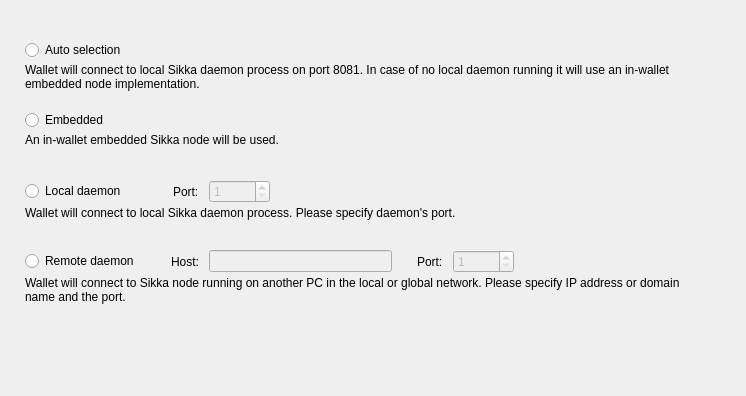
<?xml version="1.0" encoding="UTF-8"?>
<ui version="4.0">
 <class>ConnectionOptionsFrame</class>
 <widget class="QFrame" name="ConnectionOptionsFrame">
  <property name="geometry">
   <rect>
    <x>0</x>
    <y>0</y>
    <width>746</width>
    <height>396</height>
   </rect>
  </property>
  <property name="windowTitle">
   <string>Frame</string>
  </property>
  <property name="frameShape">
   <enum>QFrame::NoFrame</enum>
  </property>
  <property name="frameShadow">
   <enum>QFrame::Raised</enum>
  </property>
  <layout class="QVBoxLayout" name="verticalLayout_5">
   <property name="spacing">
    <number>0</number>
   </property>
   <property name="leftMargin">
    <number>25</number>
   </property>
   <property name="topMargin">
    <number>40</number>
   </property>
   <property name="rightMargin">
    <number>49</number>
   </property>
   <item>
    <widget class="QWidget" name="widget" native="true">
     <property name="sizePolicy">
      <sizepolicy hsizetype="Preferred" vsizetype="Fixed">
       <horstretch>0</horstretch>
       <verstretch>0</verstretch>
      </sizepolicy>
     </property>
     <property name="minimumSize">
      <size>
       <width>0</width>
       <height>70</height>
      </size>
     </property>
     <property name="maximumSize">
      <size>
       <width>16777215</width>
       <height>70</height>
      </size>
     </property>
     <layout class="QVBoxLayout" name="verticalLayout" stretch="0,1">
      <property name="spacing">
       <number>3</number>
      </property>
      <property name="leftMargin">
       <number>0</number>
      </property>
      <property name="topMargin">
       <number>0</number>
      </property>
      <property name="rightMargin">
       <number>0</number>
      </property>
      <property name="bottomMargin">
       <number>0</number>
      </property>
      <item>
       <widget class="QRadioButton" name="m_autoRadio">
        <property name="text">
         <string>Auto selection</string>
        </property>
        <attribute name="buttonGroup">
         <string notr="true">m_connectionButtonGroup</string>
        </attribute>
       </widget>
      </item>
      <item alignment="Qt::AlignTop">
       <widget class="WalletGui::WalletSmallGrayTextLabel" name="m_autoHelperLabel">
        <property name="text">
         <string>Wallet will connect to local Sikka daemon process on port 8081. In case of no local daemon running it will use an in-wallet embedded node implementation.</string>
        </property>
        <property name="alignment">
         <set>Qt::AlignLeading|Qt::AlignLeft|Qt::AlignTop</set>
        </property>
        <property name="wordWrap">
         <bool>true</bool>
        </property>
        <property name="indent">
         <number>0</number>
        </property>
       </widget>
      </item>
     </layout>
    </widget>
   </item>
   <item>
    <widget class="QWidget" name="widget_2" native="true">
     <property name="sizePolicy">
      <sizepolicy hsizetype="Preferred" vsizetype="Fixed">
       <horstretch>0</horstretch>
       <verstretch>0</verstretch>
      </sizepolicy>
     </property>
     <property name="minimumSize">
      <size>
       <width>0</width>
       <height>70</height>
      </size>
     </property>
     <property name="maximumSize">
      <size>
       <width>16777215</width>
       <height>70</height>
      </size>
     </property>
     <layout class="QVBoxLayout" name="verticalLayout_2" stretch="0,1">
      <property name="spacing">
       <number>3</number>
      </property>
      <property name="leftMargin">
       <number>0</number>
      </property>
      <property name="topMargin">
       <number>0</number>
      </property>
      <property name="rightMargin">
       <number>0</number>
      </property>
      <property name="bottomMargin">
       <number>0</number>
      </property>
      <item>
       <widget class="QRadioButton" name="m_embeddedRadio">
        <property name="text">
         <string>Embedded</string>
        </property>
        <attribute name="buttonGroup">
         <string notr="true">m_connectionButtonGroup</string>
        </attribute>
       </widget>
      </item>
      <item alignment="Qt::AlignTop">
       <widget class="WalletGui::WalletSmallGrayTextLabel" name="m_embeddedHelperLabel">
        <property name="text">
         <string>An in-wallet embedded Sikka node will be used.</string>
        </property>
        <property name="alignment">
         <set>Qt::AlignLeading|Qt::AlignLeft|Qt::AlignTop</set>
        </property>
        <property name="wordWrap">
         <bool>true</bool>
        </property>
        <property name="indent">
         <number>0</number>
        </property>
       </widget>
      </item>
     </layout>
    </widget>
   </item>
   <item>
    <widget class="QWidget" name="widget_3" native="true">
     <property name="sizePolicy">
      <sizepolicy hsizetype="Preferred" vsizetype="Fixed">
       <horstretch>0</horstretch>
       <verstretch>0</verstretch>
      </sizepolicy>
     </property>
     <property name="minimumSize">
      <size>
       <width>0</width>
       <height>70</height>
      </size>
     </property>
     <property name="maximumSize">
      <size>
       <width>16777215</width>
       <height>70</height>
      </size>
     </property>
     <layout class="QVBoxLayout" name="verticalLayout_3" stretch="0,1">
      <property name="spacing">
       <number>3</number>
      </property>
      <property name="leftMargin">
       <number>0</number>
      </property>
      <property name="topMargin">
       <number>0</number>
      </property>
      <property name="rightMargin">
       <number>0</number>
      </property>
      <property name="bottomMargin">
       <number>0</number>
      </property>
      <item>
       <layout class="QHBoxLayout" name="horizontalLayout">
        <property name="spacing">
         <number>10</number>
        </property>
        <item>
         <widget class="QRadioButton" name="m_localRadio">
          <property name="text">
           <string>Local daemon</string>
          </property>
          <attribute name="buttonGroup">
           <string notr="true">m_connectionButtonGroup</string>
          </attribute>
         </widget>
        </item>
        <item>
         <spacer name="horizontalSpacer">
          <property name="orientation">
           <enum>Qt::Horizontal</enum>
          </property>
          <property name="sizeType">
           <enum>QSizePolicy::Fixed</enum>
          </property>
          <property name="sizeHint" stdset="0">
           <size>
            <width>37</width>
            <height>20</height>
           </size>
          </property>
         </spacer>
        </item>
        <item>
         <widget class="QLabel" name="label">
          <property name="text">
           <string>Port:</string>
          </property>
         </widget>
        </item>
        <item alignment="Qt::AlignVCenter">
         <widget class="QSpinBox" name="m_localPortSpin">
          <property name="enabled">
           <bool>false</bool>
          </property>
          <property name="minimum">
           <number>1</number>
          </property>
          <property name="maximum">
           <number>65535</number>
          </property>
          <property name="value">
           <number>1</number>
          </property>
         </widget>
        </item>
        <item>
         <spacer name="horizontalSpacer_2">
          <property name="orientation">
           <enum>Qt::Horizontal</enum>
          </property>
          <property name="sizeHint" stdset="0">
           <size>
            <width>40</width>
            <height>20</height>
           </size>
          </property>
         </spacer>
        </item>
       </layout>
      </item>
      <item alignment="Qt::AlignTop">
       <widget class="WalletGui::WalletSmallGrayTextLabel" name="m_localHelperLabel">
        <property name="text">
         <string>Wallet will connect to local Sikka daemon process. Please specify daemon's port.</string>
        </property>
        <property name="alignment">
         <set>Qt::AlignLeading|Qt::AlignLeft|Qt::AlignTop</set>
        </property>
        <property name="wordWrap">
         <bool>true</bool>
        </property>
        <property name="indent">
         <number>0</number>
        </property>
       </widget>
      </item>
     </layout>
    </widget>
   </item>
   <item>
    <widget class="QWidget" name="widget_4" native="true">
     <property name="sizePolicy">
      <sizepolicy hsizetype="Preferred" vsizetype="Fixed">
       <horstretch>0</horstretch>
       <verstretch>0</verstretch>
      </sizepolicy>
     </property>
     <property name="minimumSize">
      <size>
       <width>0</width>
       <height>70</height>
      </size>
     </property>
     <property name="maximumSize">
      <size>
       <width>16777215</width>
       <height>70</height>
      </size>
     </property>
     <layout class="QVBoxLayout" name="verticalLayout_4" stretch="0,1">
      <property name="spacing">
       <number>3</number>
      </property>
      <property name="leftMargin">
       <number>0</number>
      </property>
      <property name="topMargin">
       <number>0</number>
      </property>
      <property name="rightMargin">
       <number>0</number>
      </property>
      <property name="bottomMargin">
       <number>0</number>
      </property>
      <item>
       <layout class="QHBoxLayout" name="horizontalLayout_2">
        <property name="spacing">
         <number>10</number>
        </property>
        <item>
         <widget class="QRadioButton" name="m_remoteRadio">
          <property name="text">
           <string>Remote daemon</string>
          </property>
          <attribute name="buttonGroup">
           <string notr="true">m_connectionButtonGroup</string>
          </attribute>
         </widget>
        </item>
        <item>
         <spacer name="horizontalSpacer_3">
          <property name="orientation">
           <enum>Qt::Horizontal</enum>
          </property>
          <property name="sizeType">
           <enum>QSizePolicy::Fixed</enum>
          </property>
          <property name="sizeHint" stdset="0">
           <size>
            <width>22</width>
            <height>20</height>
           </size>
          </property>
         </spacer>
        </item>
        <item>
         <widget class="QLabel" name="label_2">
          <property name="text">
           <string>Host:</string>
          </property>
         </widget>
        </item>
        <item>
         <widget class="QLineEdit" name="m_remoteHostEdit">
          <property name="enabled">
           <bool>false</bool>
          </property>
         </widget>
        </item>
        <item>
         <spacer name="horizontalSpacer_5">
          <property name="orientation">
           <enum>Qt::Horizontal</enum>
          </property>
          <property name="sizeType">
           <enum>QSizePolicy::Fixed</enum>
          </property>
          <property name="sizeHint" stdset="0">
           <size>
            <width>15</width>
            <height>20</height>
           </size>
          </property>
         </spacer>
        </item>
        <item>
         <widget class="QLabel" name="label_3">
          <property name="text">
           <string>Port:</string>
          </property>
         </widget>
        </item>
        <item alignment="Qt::AlignVCenter">
         <widget class="QSpinBox" name="m_remotePortSpin">
          <property name="enabled">
           <bool>false</bool>
          </property>
          <property name="minimum">
           <number>1</number>
          </property>
          <property name="maximum">
           <number>65535</number>
          </property>
          <property name="value">
           <number>1</number>
          </property>
         </widget>
        </item>
        <item>
         <spacer name="horizontalSpacer_4">
          <property name="orientation">
           <enum>Qt::Horizontal</enum>
          </property>
          <property name="sizeHint" stdset="0">
           <size>
            <width>40</width>
            <height>20</height>
           </size>
          </property>
         </spacer>
        </item>
       </layout>
      </item>
      <item alignment="Qt::AlignTop">
       <widget class="WalletGui::WalletSmallGrayTextLabel" name="m_remoteHelperLabel">
        <property name="text">
         <string>Wallet will connect to Sikka node running on another PC in the local or global network. Please specify IP address or domain name and the port.</string>
        </property>
        <property name="alignment">
         <set>Qt::AlignLeading|Qt::AlignLeft|Qt::AlignTop</set>
        </property>
        <property name="wordWrap">
         <bool>true</bool>
        </property>
        <property name="indent">
         <number>0</number>
        </property>
       </widget>
      </item>
     </layout>
    </widget>
   </item>
   <item>
    <spacer name="verticalSpacer">
     <property name="orientation">
      <enum>Qt::Vertical</enum>
     </property>
     <property name="sizeHint" stdset="0">
      <size>
       <width>665</width>
       <height>61</height>
      </size>
     </property>
    </spacer>
   </item>
  </layout>
 </widget>
 <customwidgets>
  <customwidget>
   <class>WalletGui::WalletSmallGrayTextLabel</class>
   <extends>QLabel</extends>
   <header>Gui/Common/WalletTextLabel.h</header>
  </customwidget>
 </customwidgets>
 <resources/>
 <connections>
  <connection>
   <sender>m_remoteHostEdit</sender>
   <signal>textChanged(QString)</signal>
   <receiver>ConnectionOptionsFrame</receiver>
   <slot>remoteHostNameChanged(QString)</slot>
   <hints>
    <hint type="sourcelabel">
     <x>390</x>
     <y>319</y>
    </hint>
    <hint type="destinationlabel">
     <x>372</x>
     <y>197</y>
    </hint>
   </hints>
  </connection>
  <connection>
   <sender>m_connectionButtonGroup</sender>
   <signal>buttonClicked(int)</signal>
   <receiver>ConnectionOptionsFrame</receiver>
   <slot>connectionButtonClicked(int)</slot>
   <hints>
    <hint type="sourcelabel">
     <x>-1</x>
     <y>-1</y>
    </hint>
    <hint type="destinationlabel">
     <x>372</x>
     <y>197</y>
    </hint>
   </hints>
  </connection>
  <connection>
   <sender>m_remoteRadio</sender>
   <signal>toggled(bool)</signal>
   <receiver>m_remoteHostEdit</receiver>
   <slot>setEnabled(bool)</slot>
   <hints>
    <hint type="sourcelabel">
     <x>88</x>
     <y>264</y>
    </hint>
    <hint type="destinationlabel">
     <x>312</x>
     <y>263</y>
    </hint>
   </hints>
  </connection>
  <connection>
   <sender>m_remoteRadio</sender>
   <signal>toggled(bool)</signal>
   <receiver>m_remotePortSpin</receiver>
   <slot>setEnabled(bool)</slot>
   <hints>
    <hint type="sourcelabel">
     <x>88</x>
     <y>264</y>
    </hint>
    <hint type="destinationlabel">
     <x>498</x>
     <y>263</y>
    </hint>
   </hints>
  </connection>
  <connection>
   <sender>m_localRadio</sender>
   <signal>toggled(bool)</signal>
   <receiver>m_localPortSpin</receiver>
   <slot>setEnabled(bool)</slot>
   <hints>
    <hint type="sourcelabel">
     <x>81</x>
     <y>194</y>
    </hint>
    <hint type="destinationlabel">
     <x>270</x>
     <y>193</y>
    </hint>
   </hints>
  </connection>
 </connections>
 <slots>
  <slot>remoteHostNameChanged(QString)</slot>
  <slot>connectionButtonClicked(int)</slot>
 </slots>
 <buttongroups>
  <buttongroup name="m_connectionButtonGroup"/>
 </buttongroups>
</ui>
